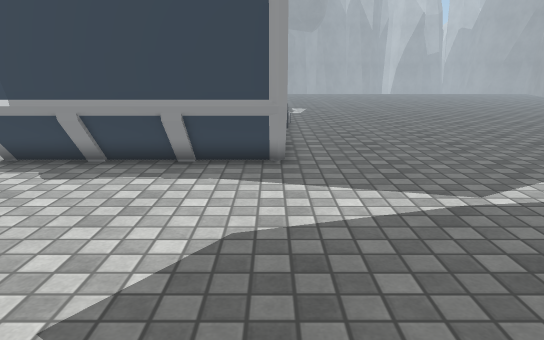
view 1 (above)

16 first-person views from a walk through a scene from a Unity 3-D project. The camera is 1.3 m above the floor, tilts 14° down and sees 70° across. The floor is counted in squares, 0.5 m on a side. Each view is taken from the middle of a square. On the plan, view 1 faces up. The plan holds only what a view shows up to about 20 squares ahead; the rest is blank. The place goes on beyond the plan. The player character is not drawn. Some surface patterns are stand-ins.

view 2
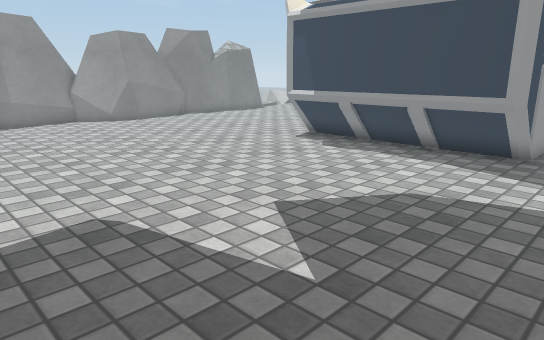

view 3
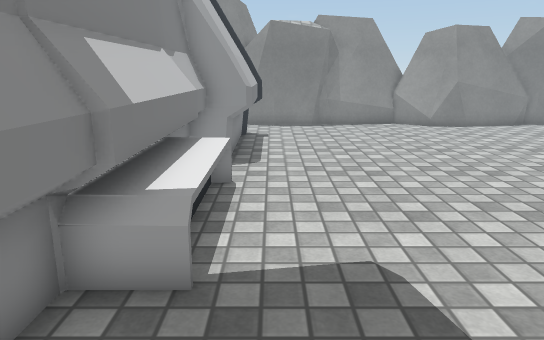

view 4
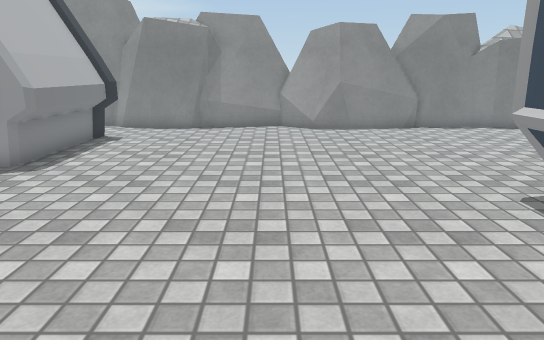

view 5
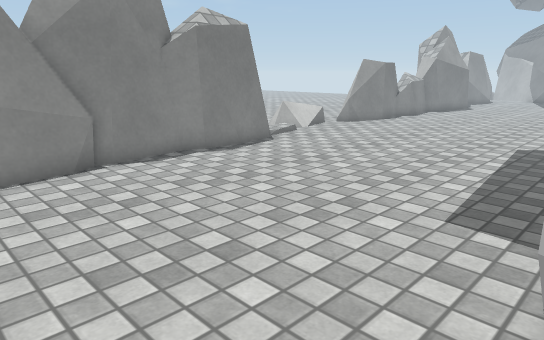

view 6
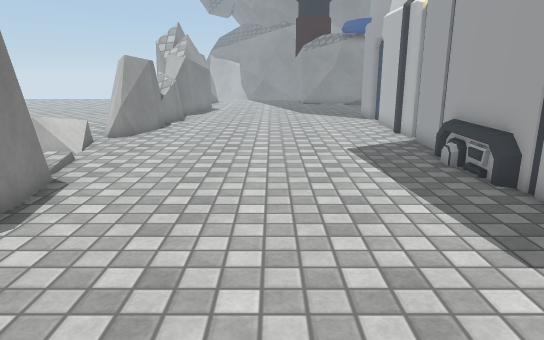

view 7
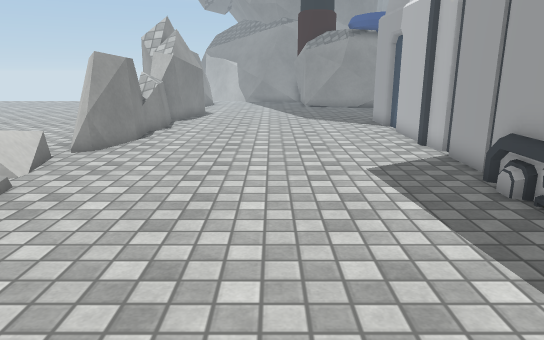

view 8
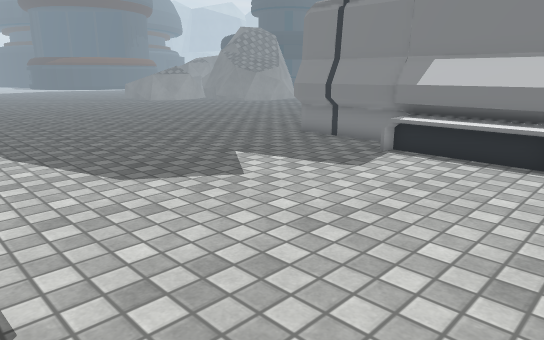

view 9
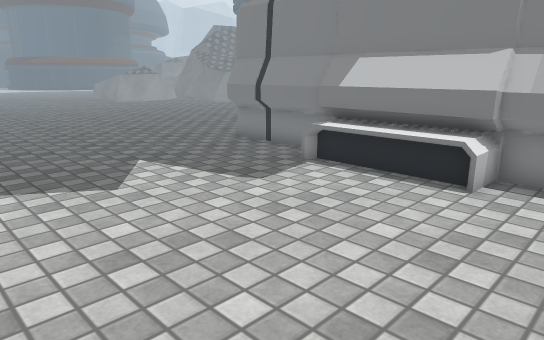

view 10
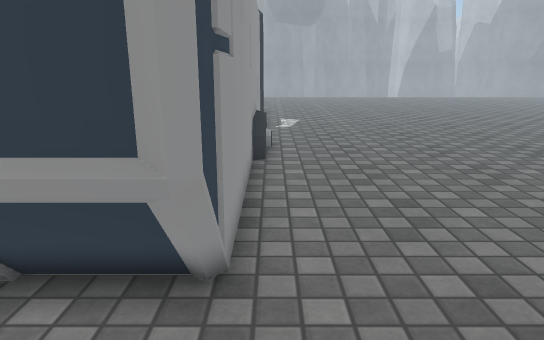

view 11
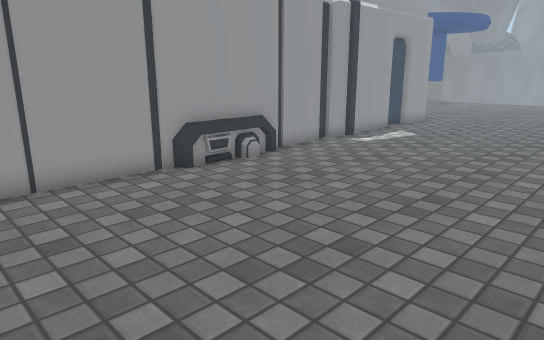

view 12
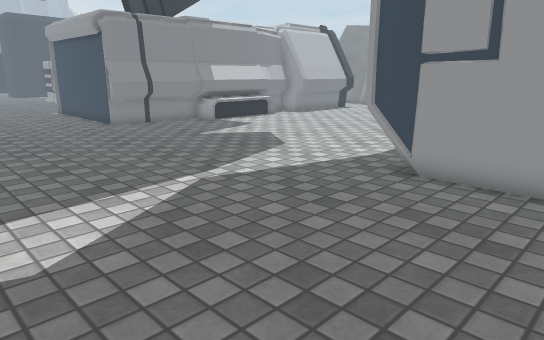

view 13
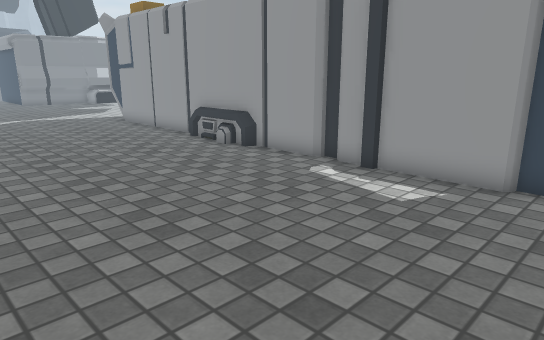

view 14
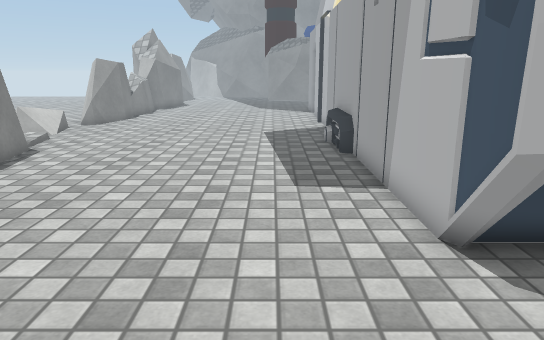

view 15
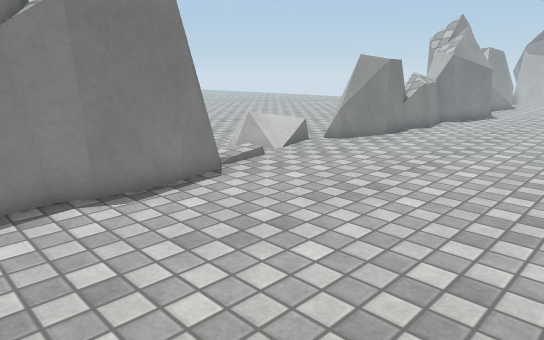

view 16
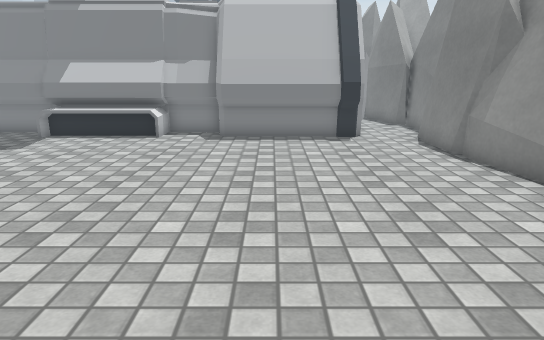

### Floor plan
Key: @ floor where view 1 was taken; # wall or solid block; . floor; = window, fence, low wall or low ledge; ^ raised ledge.
Columns run from 21 left of view 1 to 10 right of it. Each row starts with its distance up from view 1.
 33  ^=..........#         .....   .
 32  ^=..........#       #.......
 31  #...........#       #........
 30  #...........#       #.........
 29 ##...........#       #.........
 28 ##...........#       #.........
 27 ##...........#       #..........
 26 ==...........#       #..........
 25 =............#       #..........
 24 #............#       #..........
 23  ............#       #..........
 22 ............=#       #=.........
 21 ==..........=#       #=.........
 20 #=..........=#       #=.........
 19  #=.........=#       #=.........
 18  ##..........#       #..........
 17  ##..........#       #..........
 16  ##..........#       #..........
 15  #...........#       #..........
 14  #=..........#       #..........
 13  ##..........#       #..........
 12  ##..........#       #.........
 11  ##..........#########.........
 10  ##..........#########.........
  9   #............................
  8   #............................
  7  ##............................
  6 ##=.............................
  5 ##..............................
  4  #=.............................
  3  #=.............................
  2  ##.............................
  1  ##.............................
  0  ##..................@..........
 -1  ##............................
 -2  ##..######..^^^^ ............
 -3  #...#    ##############.....
 -4  #..##    ##############....

Where each view was taken, in squares from view 1:
view 1: 0 up, 0 right, facing up
view 2: 2 down, 3 right, facing up-left
view 3: 1 down, 1 right, facing left
view 4: 5 up, 0 right, facing left
view 5: 8 up, 8 left, facing up-left
view 6: 10 up, 14 left, facing up
view 7: 13 up, 14 left, facing up
view 8: 10 up, 10 left, facing down-right
view 9: 7 up, 11 left, facing down-right
view 10: 7 up, 1 right, facing up
view 11: 13 up, 10 right, facing up-left
view 12: 16 up, 10 right, facing down-left
view 13: 33 up, 10 right, facing down-left
view 14: 6 up, 11 left, facing up
view 15: 13 up, 11 left, facing up-left
view 16: 14 up, 13 left, facing down
